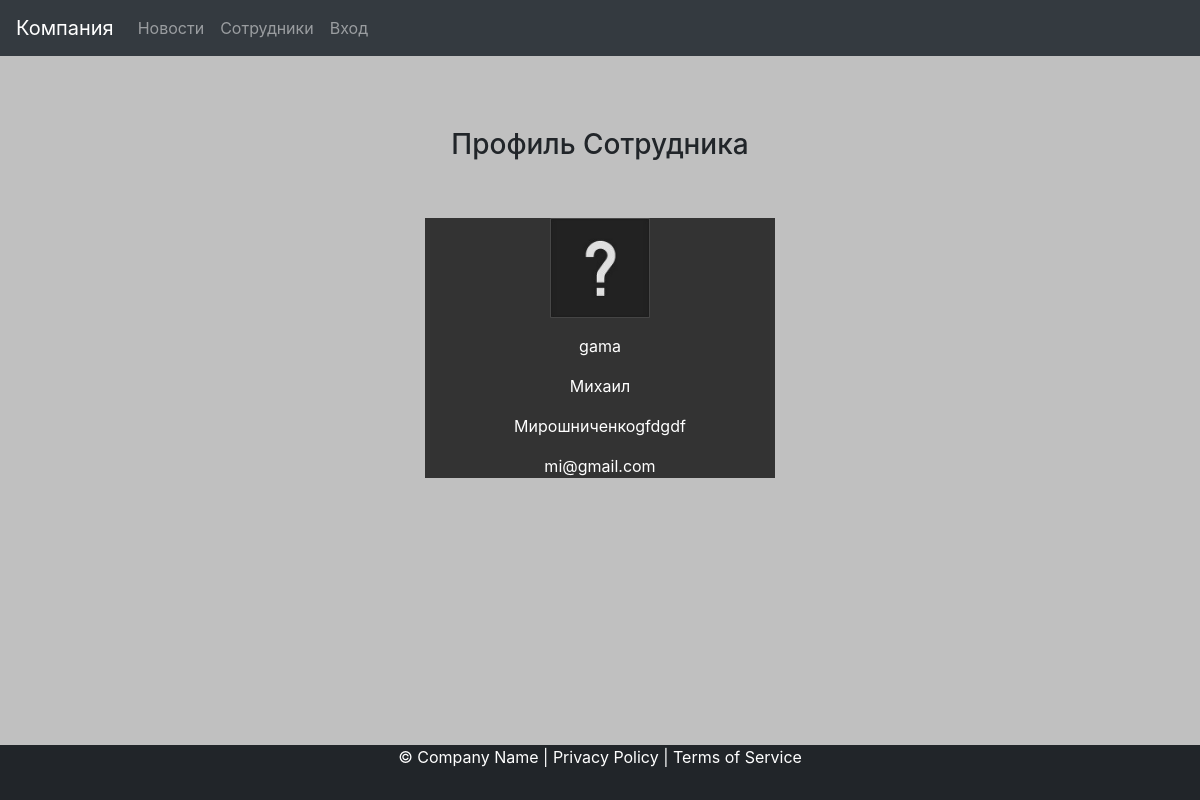
The page /workers/id_15 on the database its author committed.
### workers_list/models.py (models this page shows, shortened)
class Workers(models.Model):
    user = models.OneToOneField(User, on_delete=models.CASCADE, verbose_name='Логин')
    name = models.CharField(max_length=50, verbose_name='Имя')
    surname = models.CharField(max_length=50, verbose_name='Фамилия')
    email = models.EmailField()
    image = models.ImageField(default='workers_list/photos/default_user.jpg', upload_to='workers_list/photos',
                              verbose_name='Фото сотрудника', null=False)
    class Meta:
        verbose_name = 'Сотрудник'
        verbose_name_plural = 'Сотрудники'

### workers_list/views.py (the view)
# urls.py: path('id_<int:id>', profile, name='id'),
def profile(request, id):
    profile = Workers.objects.get(user_id=id)
    return render(request, 'profile.html', {'profile': profile, 'request': request}, )

### workers_list/templates/profile.html
{% extends 'base.html' %}
{% block profile %}
<h3 class="text-head">
    Профиль Сотрудника
</h3>
<div class="container">
    <div class="row">
        <div class="col-md-4 offset-md-4">
            <br>
            <br>
            <div class="panel panel-default">
                <div class="panel-body">
                    <p><img src="{{ MEDIA_URL }}{{profile.image}} "width="100" height="100"></p>
                    <p>{{profile.user}}</p>
                    <p>{{profile.name}}</p>
                    <p>{{profile.surname}}</p>
                    <p>{{profile.email}}</p>
                </div>
            </div>
        </div>
    </div>
</div>
{%endblock%}

### static/style.css (style rules this page uses)
body { background-color:#c0c0c0; height: 100%; }
.footer , p { color: white; text-align: center; }
.text-head { text-align:center; text-color:red; }
.panel-body { background-color:#333333 ; }

### rows shown on the page
Workers: image (placeholder picture), user "gama", name "Михаил", surname "Мирошниченкоgfdgdf", email "mi@gmail.com"
